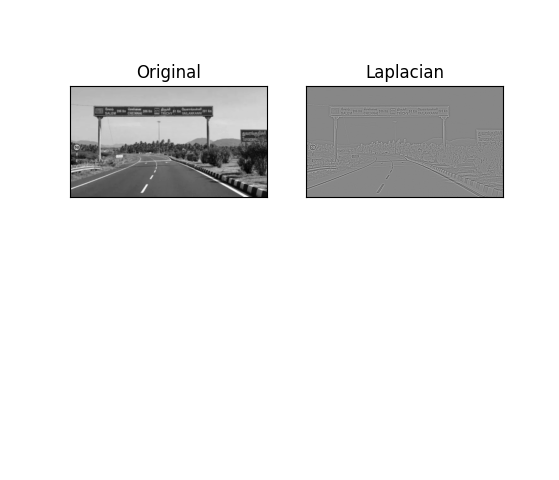

Recreate this plot in Python.
import cv2
import numpy as np
from matplotlib import pyplot as plt

img1 = cv2.imread('D:\study\B.Tech\Project\Inputs\Roadway.jpeg.png',0)
img = cv2.GaussianBlur(img1,(3,3),0)


# convolute with proper kernels
laplacian = cv2.Laplacian(img,cv2.CV_64F)


plt.subplot(2,2,1),plt.imshow(img,cmap = 'gray')
plt.title('Original'), plt.xticks([]), plt.yticks([])
plt.subplot(2,2,2),plt.imshow(laplacian,cmap = 'gray')
plt.title('Laplacian'), plt.xticks([]), plt.yticks([])
plt.show()
